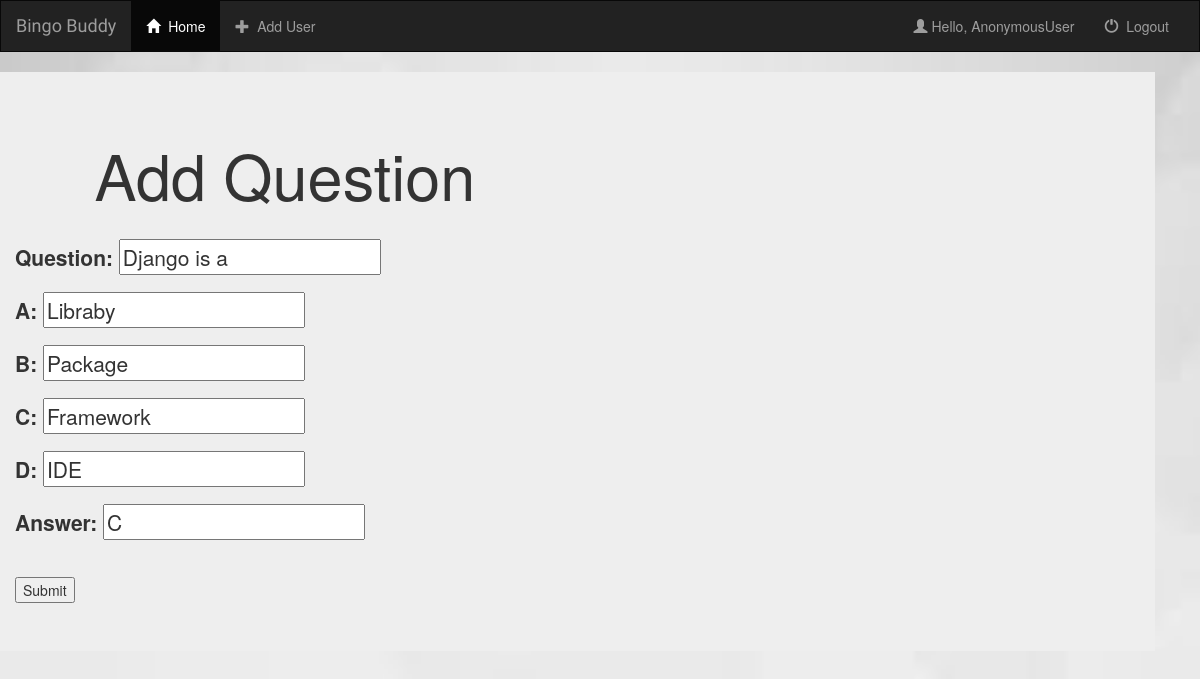
The page /testapp/updateQuestion/2/ on the database its author committed.
### testapp/models.py (models this page shows, shortened)
class Question(models.Model):
    question = models.CharField(max_length=200)
    A = models.CharField(max_length=200)
    B = models.CharField(max_length=200)
    C = models.CharField(max_length=200)
    D = models.CharField(max_length=200)
    answer = models.CharField(max_length=10)

### testapp/views.py (the view)
# urls.py: re_path('updateQuestion/(?P<pk>\d+)/',updateQuestion,name='updateQuestion'),
@csrf_exempt
def updateQuestion(request,pk):
    context = {}
    obj = get_object_or_404(Question,id=pk)
    form = addQuestionform(request.POST or None, instance=obj)
    if form.is_valid():
        form.save()
        messages.success(request, 'Question updated successfully')
        return redirect('test:viewQuestion')
    context['form'] = form
    return render(request,'testapp/update-question.html',context)

### testapp/forms.py
class addQuestionform(ModelForm):
    class Meta:
        model = Question
        fields = "__all__"

### templates/testapp/update-question.html (shortened to what this page needs)
{% extends 'home/base.html' %}
{% block body %}
    <div class="jumbotron container row">
    <div class="col-md-6">
        <h1 align="center">Add Question</h1><br>
        <div class="card card-body">
           <form action="" method="POST">
                {{form.as_p}}
                <br>
             <input type="submit" name="Update">
             </form>
            </div>
        </div>
    </div>
 {% endblock %}

### static/css/style.css (style rules this page uses)
body, html { height: 100%; width: 100%; margin: 0; }
body { background-image: url("images/background.jfif"); background-position: center; background-size: cover; background-repeat: repeat-y; }

### rows shown on the page
Question: question "Django is a", A "Libraby", B "Package", C "Framework", D "IDE", answer "C"

### other values the page prints
{{ request.user }} "AnonymousUser"
